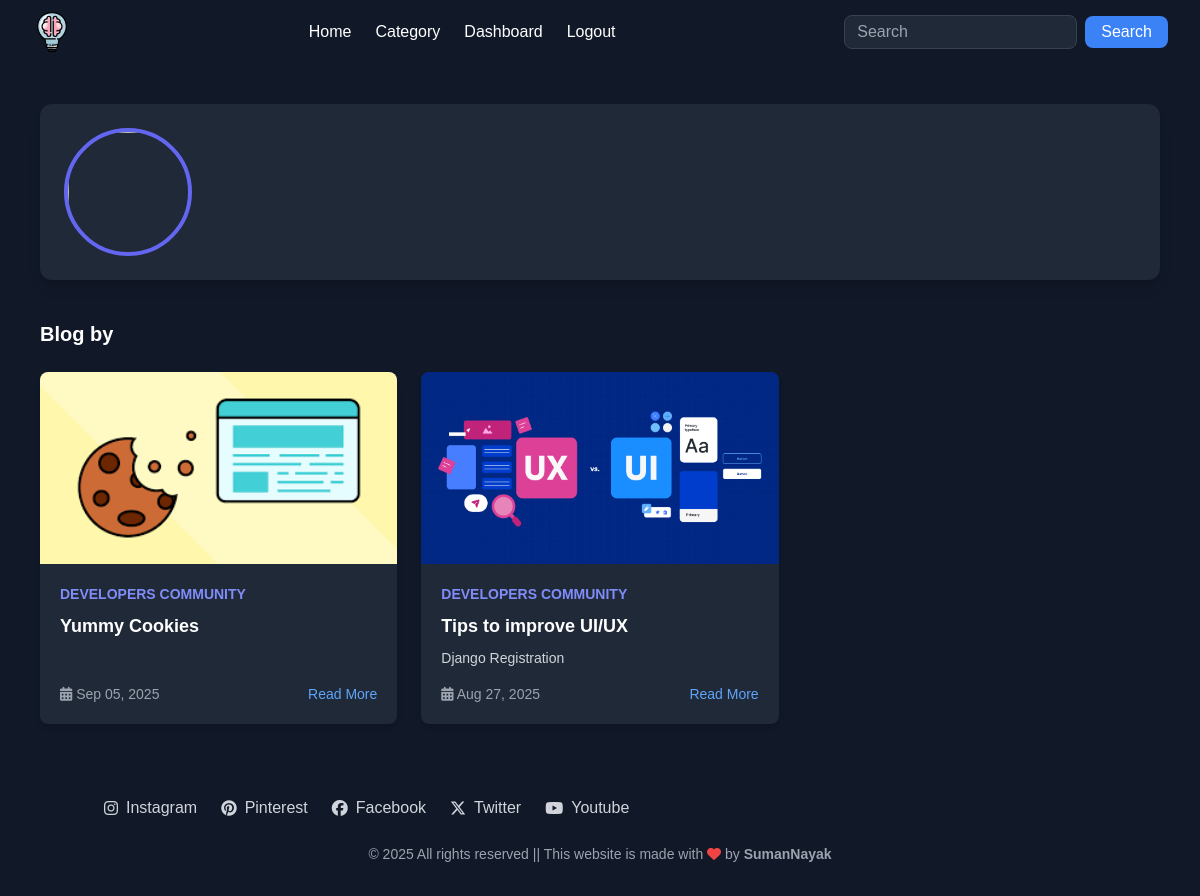
Before: /auth/dashboard/ (signed in) with the older database file.
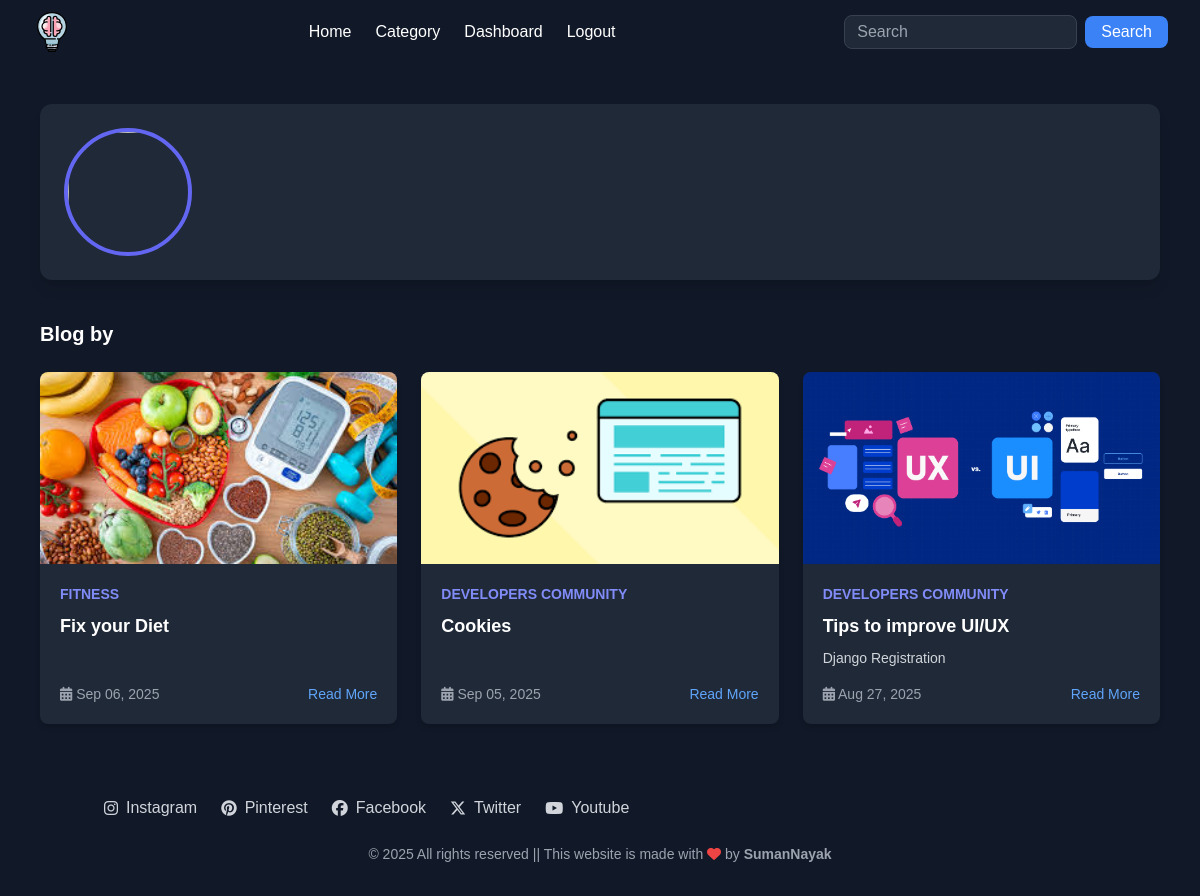
After: the same page with the newer database file.
### post/models.py (models this page shows, shortened)
class Catblog(models.Model):
    category = models.ForeignKey(Category, on_delete=models.CASCADE)
    slug=models.CharField(max_length=150,null=False,blank=False)
    title=models.CharField(max_length=150,null=False,blank=False)
    blog_image=models.ImageField(upload_to=get_image_path,null=True,blank=True)
    small_description=models.CharField(max_length= 250,null=False,blank=False)
    descriptions=models.TextField(max_length= 500,null=False,blank=False)
    author = models.ForeignKey(User,on_delete=models.CASCADE)
    status=models.BooleanField(default=False,help_text="0=default,1=Trending")
    trending=models.BooleanField(default=False,help_text="0=default,1=Trending")
    tag=models.CharField(max_length=150,null=False,blank=False)
    meta_title=models.CharField(max_length=150,null=False,blank=False)
    meta_keywords=models.CharField(max_length=150,null=False,blank=False)
    created_at=models.DateTimeField(auto_now_add=True)
    class Meta:
        ordering = ('-created_at',)

class Category(models.Model):
    slug=models.CharField(max_length=150,null=False,blank=False)
    name=models.CharField(max_length=150,null=False,blank=False)
    image=models.ImageField(upload_to=get_file_path,null=True,blank=True)
    descriptions=models.TextField(max_length= 500,null=False,blank=False)
    status=models.BooleanField(default=False,help_text="0=default,1=Trending")
    meta_title=models.CharField(max_length=150,null=False,blank=False)
    meta_keywords=models.CharField(max_length=150,null=False,blank=False)
    created_at=models.DateTimeField(auto_now_add=True)

### users/views.py (the view)
# urls.py: path('dashboard/', views.dashboard, name='dashboard'),
@login_required
def dashboard(request):
    profile = Profile.objects.filter(author=request.user).first()
    post = Catblog.objects.filter(author=request.user)
    return render(request,'dashboard.html',{'profile':profile,'post':post})

### templates/dashboard.html (shortened to what this page needs)
{% extends 'base.html' %}
{% load static %}
{% block content %}
<section class="py-10 bg-gray-900 text-gray-100">
  <div class="max-w-6xl mx-auto px-4">
    <div class="bg-gray-800 rounded-xl p-6 shadow-lg flex flex-col md:flex-row items-center md:items-start md:space-x-6">
      <img src="{{ profile.pic.url }}" alt="{{ profile.user.username }}"
           class="w-32 h-32 rounded-full object-cover border-4 border-indigo-500">
    </div>
    <div class="mt-10">
      <h3 class="text-xl font-bold text-white mb-6">Blog by {{ profile.author.username }}</h3>
      {% if post %}
        <div class="grid gap-6 sm:grid-cols-2 lg:grid-cols-3">
          {% for blog in post %}
            <div class="bg-gray-800 rounded-lg shadow-md overflow-hidden flex flex-col">
              {% if blog.blog_image %}
                <img src="{{ blog.blog_image.url }}" alt="{{ blog.title }}" class="h-48 w-full object-cover">
              {% else %}
                <div class="h-48 w-full bg-gray-700 flex items-center justify-center text-gray-400">
                  No Image
                </div>
              {% endif %}
              <div class="p-5 flex-1 flex flex-col">
                <span class="text-sm text-indigo-400 font-semibold uppercase">{{ blog.category.name }}</span>
                <h4 class="text-lg font-bold text-white mt-2">{{ blog.title }}</h4>
                <p class="text-gray-300 text-sm mt-2 line-clamp-3">{{ blog.small_description }}</p>
                <div class="mt-auto flex items-center justify-between text-sm text-gray-400 pt-4">
                  <span><i class="fas fa-calendar-alt"></i> {{ blog.created_at|date:"M d, Y" }}</span>
                  <a href="{% url 'blog_view' blog.category.slug blog.slug %}" class="text-blue-400 hover:underline">Read More</a>
                </div>
              </div>
            </div>
          {% endfor %}
        </div>
      {% else %}
        <p class="text-gray-400">No post yet.</p>
      {% endif %}
    </div>
  </div>
</section>
{% endblock %}

Changed rows visible on the page:
added Catblog: blog_image (picture), category.name "FITNESS", title "Fix your Diet", created_at "Sep 06, 2025"
changed Catblog: title "Yummy Cookies" → "Cookies"
